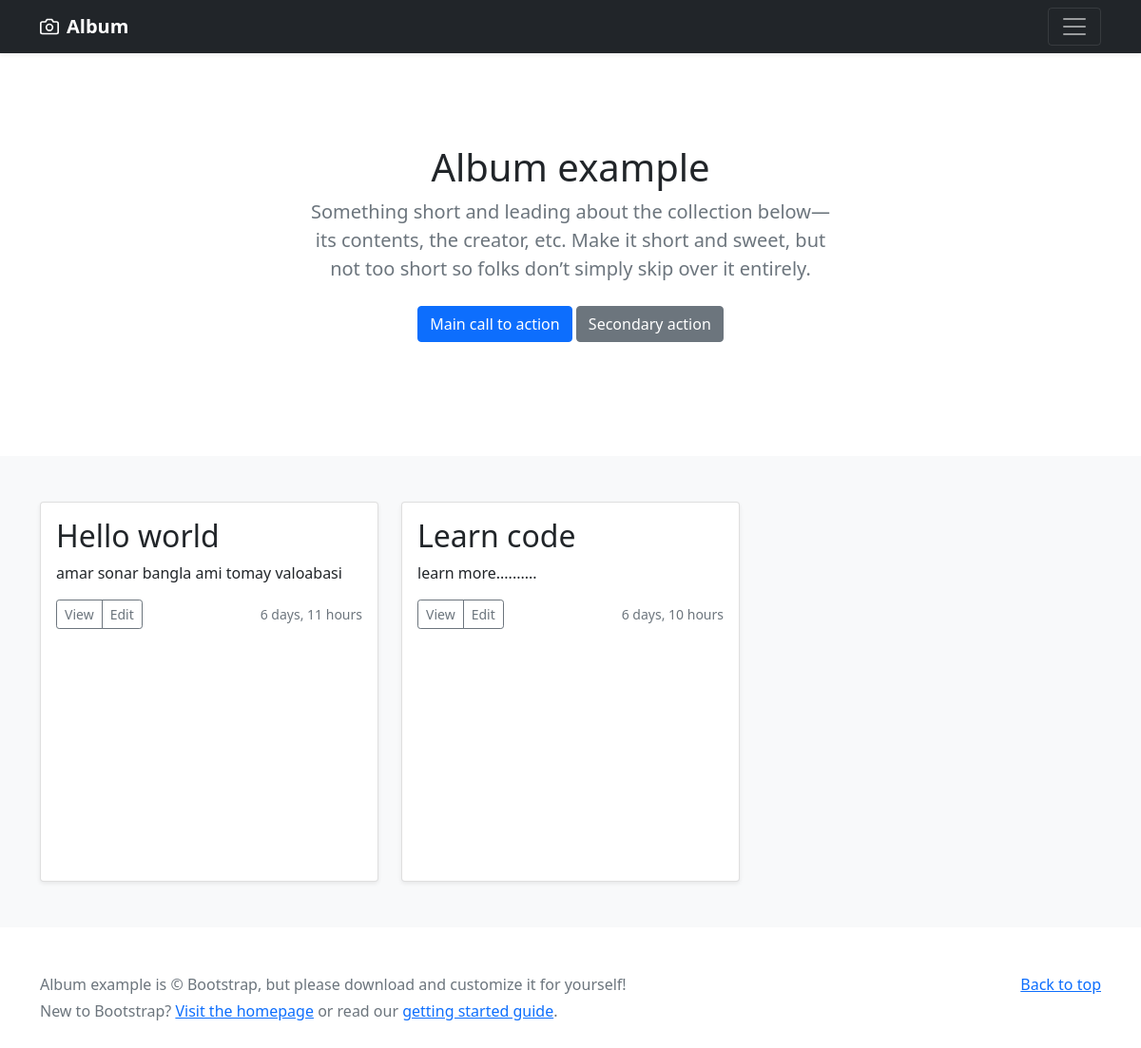
Before: / with the older database file.
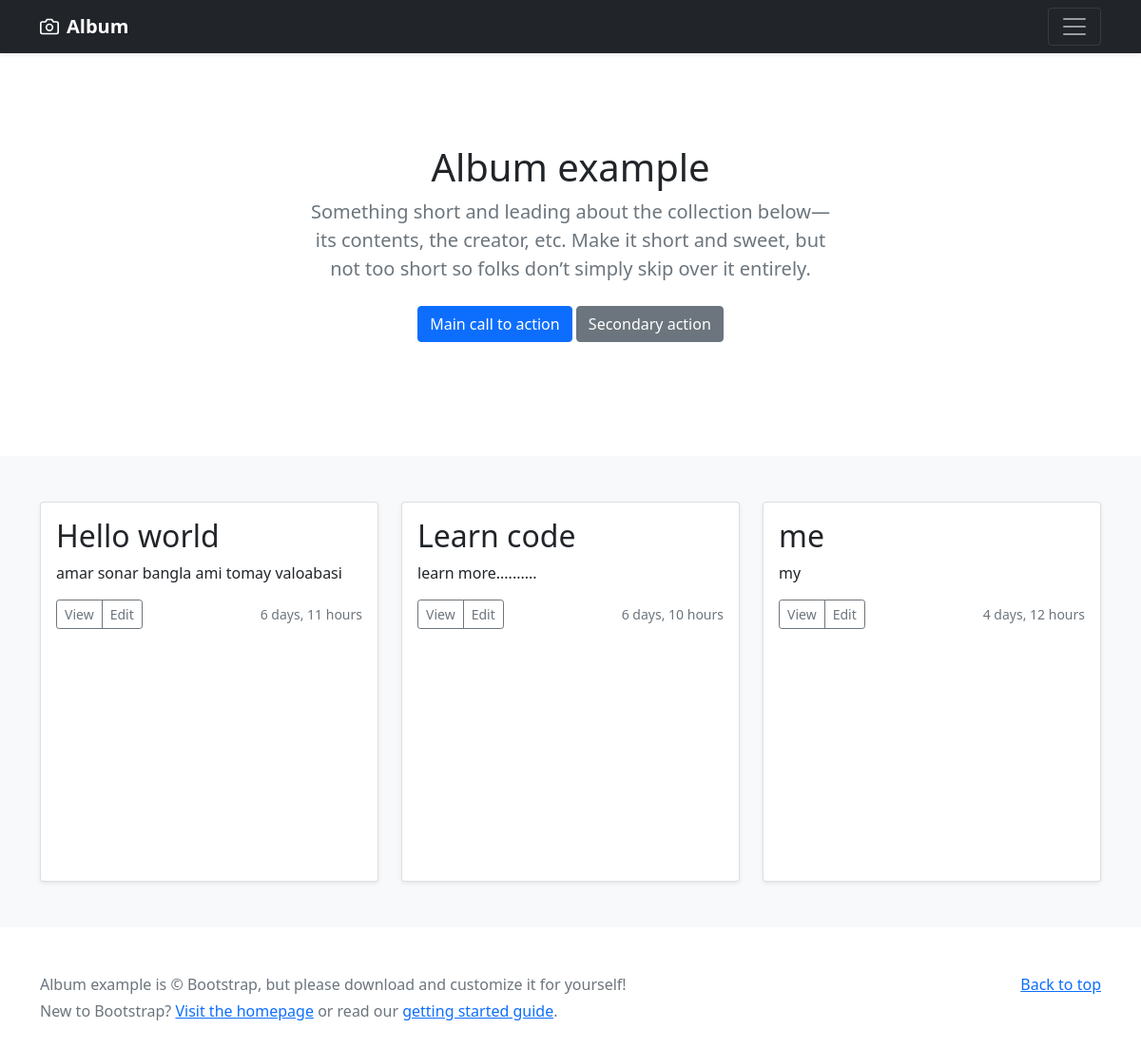
After: the same page with the newer database file.
### bootstrap/models.py (models this page shows, shortened)
class Album(models.Model):
    title = models.CharField(max_length=50)
    disc = models.TextField()
    image = models.ImageField(upload_to = 'albumphotos/')
    time = models.DateTimeField(auto_now_add=True)

### bootstrap/views.py (the view)
# urls.py: path('', views.index,name='index'),
def index(request):
    album_data = Album.objects.all()
    contex={
        'album_data' : album_data
    }
    return render(request,'index.html',contex)

### templates/index.html (shortened to what this page needs)
{% load static %}
<!doctype html>
<html lang="en">
  <head>
<link href="{% static 'dist/css/bootstrap.min.css' %}" rel="stylesheet">
<link href="https://cdn.jsdelivr.net/npm/bootstrap@5.1.1/dist/css/bootstrap.min.css" rel="stylesheet">
  </head>
  <body>
<header>
  <div class="navbar navbar-dark bg-dark shadow-sm">
    <div class="container">
      <a href="#" class="navbar-brand d-flex align-items-center">
        <strong>Album</strong>
      </a>
      <button class="navbar-toggler" type="button" data-bs-toggle="collapse" data-bs-target="#navbarHeader" aria-controls="navbarHeader" aria-expanded="false" aria-label="Toggle navigation">
        <span class="navbar-toggler-icon"></span>
      </button>
    </div>
  </div>
</header>
<main>
  <section class="py-5 text-center container">
    <div class="row py-lg-5">
      <div class="col-lg-6 col-md-8 mx-auto">
        <h1 class="fw-light">Album example</h1>
        <p class="lead text-muted">Something short and leading about the collection below—its contents, the creator, etc. Make it short and sweet, but not too short so folks don’t simply skip over it entirely.</p>
        <p>
          <a href="#" class="btn btn-primary my-2">Main call to action</a>
          <a href="#" class="btn btn-secondary my-2">Secondary action</a>
        </p>
      </div>
    </div>
  </section>
  <div class="album py-5 bg-light">
    <div class="container">
      <div class="row d-flex">
 {% for data in album_data%}
        <div class="col-4 ">
          <div class="card fixing shadow-sm">
            <div class="card-body">
              <h2>{{data.title}} </h2>
              <p> {{data.disc}} </p>
              <div class="d-flex justify-content-between align-items-center">
                <div class="btn-group">
                  <button type="button" class="btn btn-sm btn-outline-secondary">View</button>
                  <button type="button" class="btn btn-sm btn-outline-secondary">Edit</button>
                </div>
                <small class="text-muted">{{data.time|timesince}}</small>
              </div>
            </div>
          </div>
        </div>
        {% endfor %}
      </div>
      </div>
    </div>
</main>
<footer class="text-muted py-5">
  <div class="container">
    <p class="float-end mb-1">
      <a href="#">Back to top</a>
    </p>
    <p class="mb-1">Album example is &copy; Bootstrap, but please download and customize it for yourself!</p>
    <p class="mb-0">New to Bootstrap? <a href="/">Visit the homepage</a> or read our <a href="../getting-started/introduction/">getting started guide</a>.</p>
  </div>
</footer>
  </body>
</html>

Changed rows visible on the page:
added Album: title "me", disc "my", time "4 days, 12 hours"
